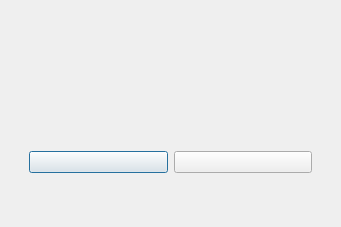
<?xml version="1.0" encoding="UTF-8"?>
<ui version="4.0">
 <class>ResultWindow</class>
 <widget class="QDialog" name="ResultWindow">
  <property name="geometry">
   <rect>
    <x>0</x>
    <y>0</y>
    <width>341</width>
    <height>227</height>
   </rect>
  </property>
  <property name="windowTitle">
   <string>ResultWindow</string>
  </property>
  <layout class="QVBoxLayout" name="verticalLayout_2">
   <item>
    <widget class="QStackedWidget" name="widget">
     <widget class="QWidget" name="yes">
      <layout class="QGridLayout" name="gridLayout">
       <item row="0" column="0">
        <widget class="QLabel" name="yes_tex">
         <property name="text">
         </property>
        </widget>
       </item>
       <item row="1" column="0">
        <widget class="QWidget" name="widget_2" native="true">
         <layout class="QHBoxLayout" name="horizontalLayout">
          <item>
           <widget class="QPushButton" name="send_button">
            <property name="maximumSize">
             <size>
              <width>215</width>
              <height>16777215</height>
             </size>
            </property>
            <property name="toolTip">
             <string>&lt;html&gt;&lt;head/&gt;&lt;body&gt;&lt;p&gt;&lt;br/&gt;&lt;/p&gt;&lt;/body&gt;&lt;/html&gt;</string>
            </property>
            <property name="styleSheet">
             <string notr="true"/>
            </property>
            <property name="text">
            </property>
           </widget>
          </item>
          <item>
           <widget class="QPushButton" name="cancel_button">
            <property name="text">
            </property>
           </widget>
          </item>
         </layout>
        </widget>
       </item>
      </layout>
     </widget>
     <widget class="QWidget" name="no">
      <layout class="QGridLayout" name="gridLayout_2">
       <item row="0" column="0">
        <spacer name="horizontalSpacer">
         <property name="orientation">
          <enum>Qt::Horizontal</enum>
         </property>
         <property name="sizeHint" stdset="0">
          <size>
           <width>40</width>
           <height>20</height>
          </size>
         </property>
        </spacer>
       </item>
       <item row="0" column="2">
        <widget class="QLabel" name="no_text">
         <property name="text">
          </property>
        </widget>
       </item>
       <item row="0" column="3">
        <spacer name="horizontalSpacer_2">
         <property name="orientation">
          <enum>Qt::Horizontal</enum>
         </property>
         <property name="sizeHint" stdset="0">
          <size>
           <width>40</width>
           <height>20</height>
          </size>
         </property>
        </spacer>
       </item>
       <item row="1" column="2">
        <widget class="QPushButton" name="okay_button">
         <property name="text">
          <string>Okay...</string>
         </property>
        </widget>
       </item>
      </layout>
     </widget>
    </widget>
   </item>
  </layout>
 </widget>
 <resources/>
 <connections/>
</ui>
